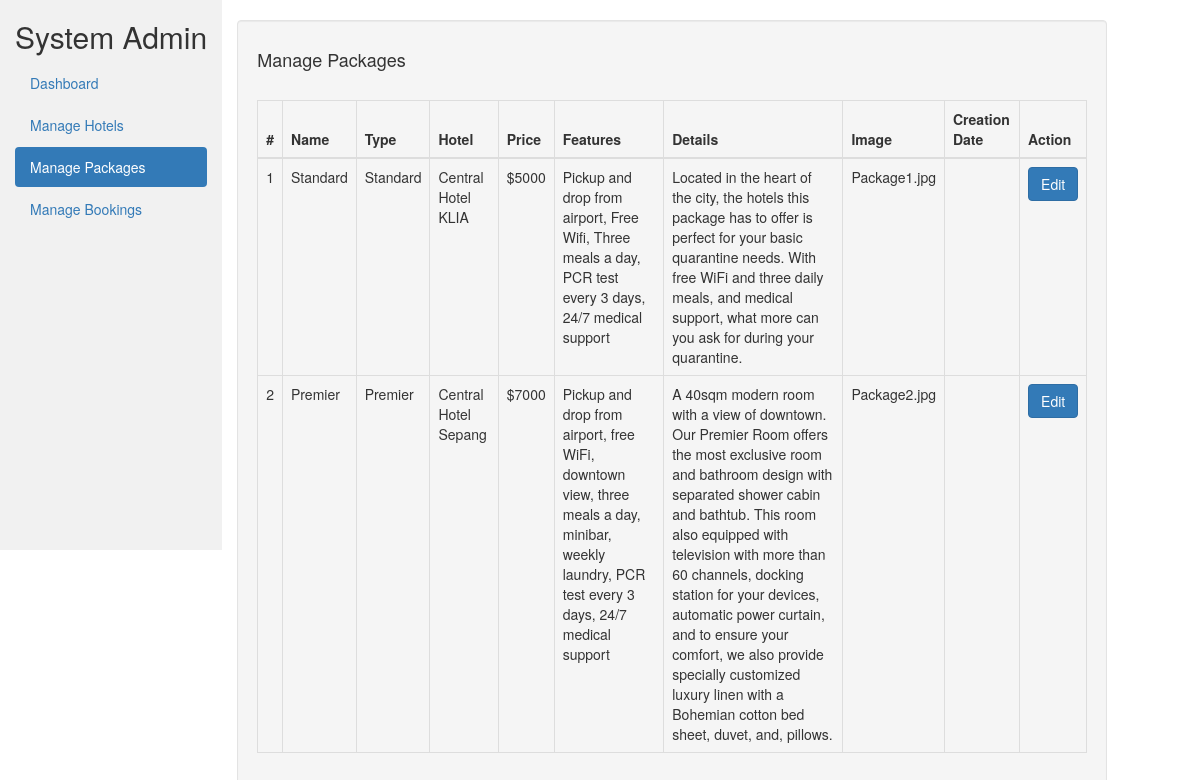
The page /admin/manage-packages.php (signed in) on the database as committed earlier.
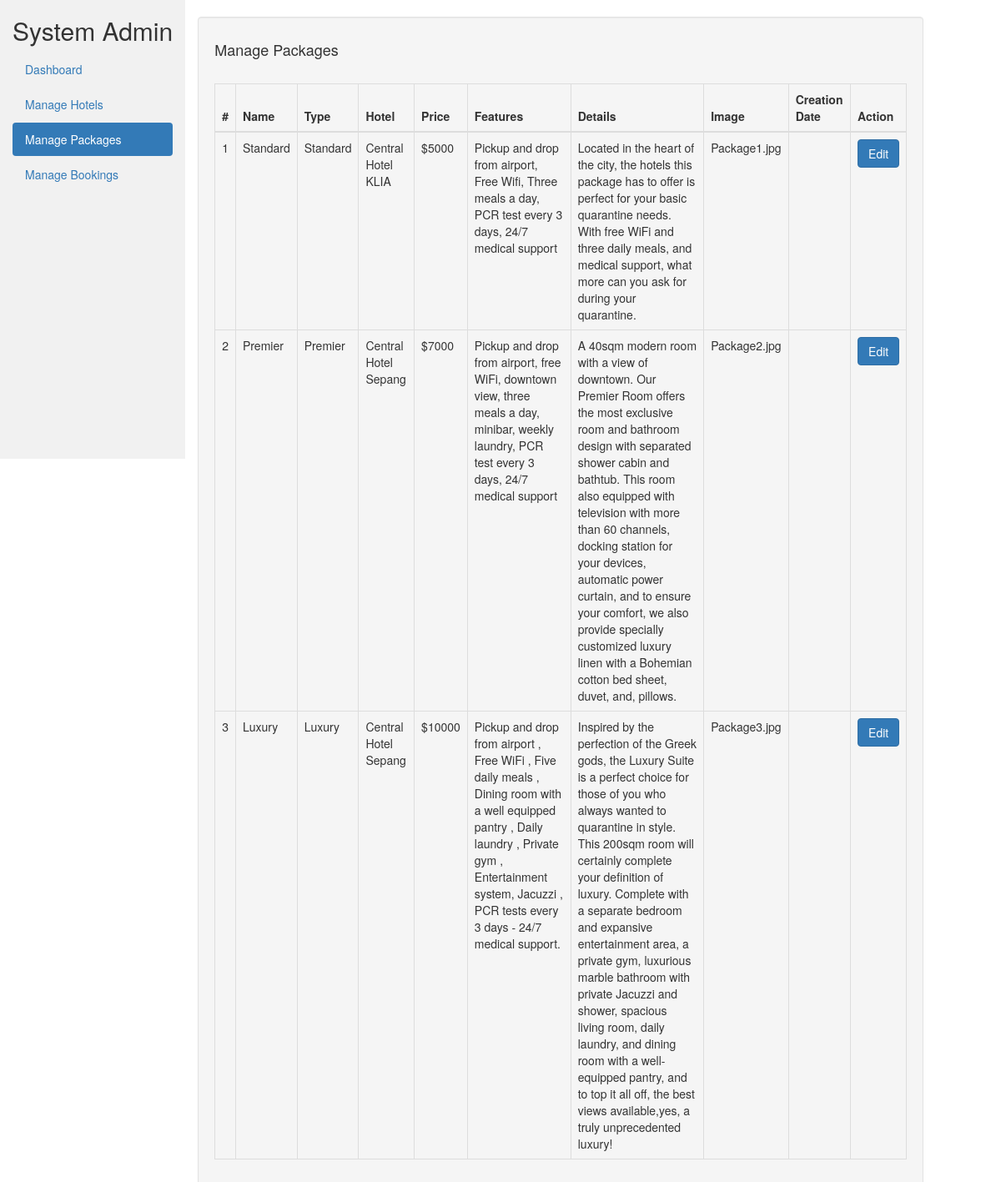
The same page on the database as committed later.
### tables this page shows
CREATE TABLE `packages` (
  `htl_id` int(11) NOT NULL,
  `pkg_id` int(11) NOT NULL,
  `pkg_name` varchar(200) DEFAULT NULL,
  `pkg_type` varchar(150) DEFAULT NULL,
  `pkg_price` int(11) DEFAULT NULL,
  `pkg_features` varchar(255) DEFAULT NULL,
  `pkg_details` mediumtext DEFAULT NULL,
  `pkg_image` varchar(100) DEFAULT NULL,
  `creation_date` timestamp NULL DEFAULT NULL,
  `update_date` timestamp NULL DEFAULT NULL
);

CREATE TABLE `hotels` (
  `htl_id` int(11) NOT NULL,
  `htl_name` varchar(200) DEFAULT NULL,
  `htl_location` varchar(100) DEFAULT NULL,
  `htl_image` varchar(100) DEFAULT NULL,
  `creation_date` timestamp NULL DEFAULT current_timestamp(),
  `update_date` timestamp NULL DEFAULT NULL ON UPDATE current_timestamp()
);

### admin/manage-packages.php (the view, shortened to what this page needs)
<?php
include('includes/config.php');
if (strlen($_SESSION['alogin']) == 0) {
	header('location:dashboard.php');
} else {
?>
<!DOCTYPE html>
<html lang="en">
<head>
    <link rel="stylesheet" href="https://maxcdn.bootstrapcdn.com/bootstrap/3.4.1/css/bootstrap.min.css">
</head>
<body>
    <div class="container-fluid">
        <div class="row content">
            <div class="col-sm-3 sidenav hidden-xs">
                <h2>System Admin</h2>
                <ul class="nav nav-pills nav-stacked">
                    <li><a href="dashboard.php">Dashboard</a></li>
                    <li><a href="manage-hotels.php">Manage Hotels</a></li>
                    <li class="active"><a href="manage-packages.php">Manage Packages</a></li>
                    <li><a href="manage-bookings.php">Manage Bookings</a></li>
                </ul><br>
            </div>
            <br>
            <div class="col-sm-9">
                <div class="well">
                    <h4>Manage Packages</h4><br>
                    <table class="table table-bordered">
                        <thead>
                            <tr>
                                <th>#</th>
                                <th>Name</th>
                                <th>Type</th>
                                <th>Hotel</th>
                                <th>Price</th>
                                <th>Features</th>
                                <th>Details</th>
                                <th>Image</th>
                                <th>Creation Date</th>
                                <th>Action</th>
                            </tr>
                        </thead>
                        <tbody>
                            <?php $sql = "SELECT pkg_name as pname,pkg_type as type,pkg_price as price,pkg_features as features,pkg_details as details, pkg_image as image, packages.creation_date as pcreate, hotels.htl_name as hname from packages join hotels on hotels.htl_id=packages.htl_id";
                            $query = $dbh->prepare($sql);
                            $query->execute();
                            $results = $query->fetchAll(PDO::FETCH_OBJ);
                            $cnt = 1;
                            if ($query->rowCount() > 0) {
                                foreach ($results as $result) { ?>
                                    <tr>
                                        <td><?php echo htmlentities($cnt); ?></td>
                                        <td><?php echo htmlentities($result->pname); ?></td>
                                        <td><?php echo htmlentities($result->type); ?></td>
                                        <td><?php echo htmlentities($result->hname); ?></td>
                                        <td>$<?php echo htmlentities($result->price); ?></td>
                                        <td><?php echo htmlentities($result->features); ?></td>
                                        <td><?php echo htmlentities($result->details); ?></td>
                                        <td><?php echo htmlentities($result->image); ?></td>
                                        <td><?php echo htmlentities($result->pcreate); ?></td>
                                        <td><a href="update-package.php?pid=<?php echo htmlentities($result->pkg_id); ?>"><button type="button" class="btn btn-primary btn-block">Edit</button></a></td>
                                    </tr>
                            <?php $cnt = $cnt + 1;
                                }
                            } ?>
                        </tbody>
                    </table>
                </div>
            </div>
        </div>
    </div>
</body>
</html>
<?php } ?>

### admin/manage-packages.php (style rules this page uses)
.row.content { height: 550px }
.sidenav { background-color: #f1f1f1; height: 100%; width: auto; }

Rows that differ between the two databases and show on the page:
now on this page (row edited): packages: pkg_name "Luxury", pkg_type "Luxury", htl.htl_name "Central Hotel Sepang", pkg_price "10000", pkg_features "Pickup and drop from airport , Free WiFi , Five daily meals , Dining room with a well equipped pantry , Daily laundry , Private gym , Entertainment system, Jacuzzi , PCR tests every 3 days - 24/7 medical support.", pkg_details "Inspired by the perfection of the Greek gods, the Luxury Suite is a perfect choice for those of you who always wanted to quarantine in style. This 200sqm room will certainly complete your definition of luxury. Complete with a separate bedroom and expansive entertainment area, a private gym, luxurious marble bathroom with private Jacuzzi and shower, spacious living room, daily laundry, and dining room with a well-equipped pantry, and to top it all off, the best views available,yes, a truly unprecedented luxury!", pkg_image "Package3.jpg"
